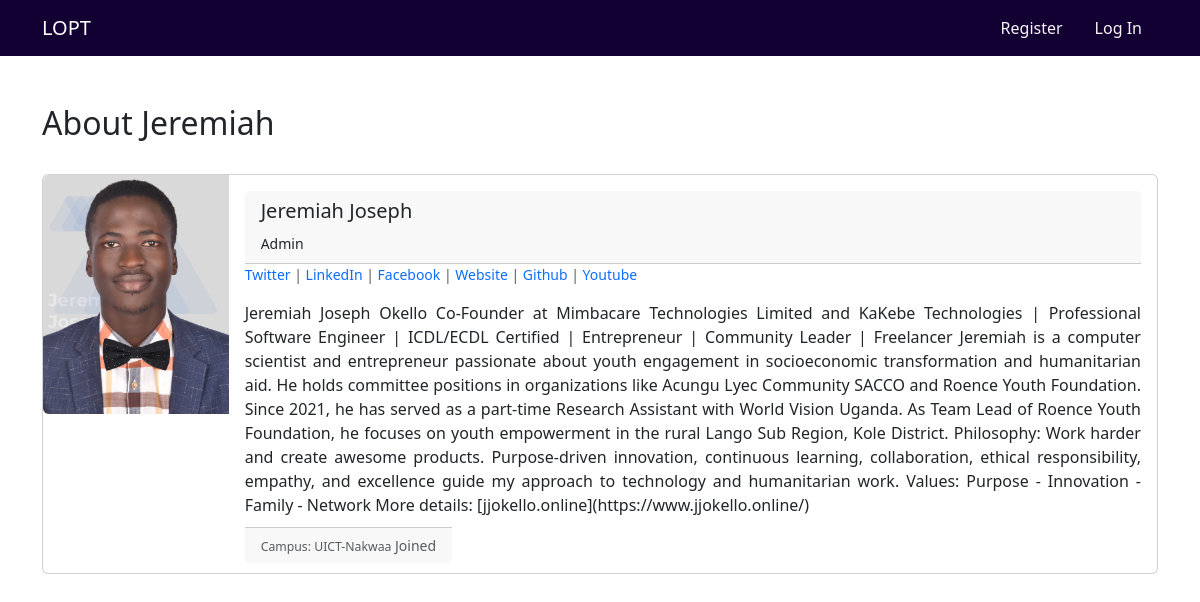
/members/1/profile/, run on the app's committed database.
### theblog/models.py (models this page shows, shortened)
class Profile(models.Model):
    user = models.OneToOneField(User, null=True, on_delete= models.CASCADE)
    campus_name = models.CharField(max_length=255, null=True, blank=True)
    bio = models.TextField(null=True, blank=True, default="Bio")
    profile_pic = models.ImageField(null=True, blank=True, upload_to="images/profile/", default="images/profile/default_profile.png")
    linkedin_url = models.CharField(max_length=255, null=True, blank=True)
    twitter_url = models.CharField(max_length=255, null=True, blank=True)
    facebook_url = models.CharField(max_length=255, null=True, blank=True)
    website_url = models.CharField(max_length=255, null=True, blank=True)
    github_url = models.CharField(max_length=255, null=True, blank=True)
    youtube_url = models.CharField(max_length=255, null=True, blank=True)
    def __str__(self):
        return str(self.user)

### members/views.py (the view)
# urls.py: path('<int:pk>/profile/', ShowProfilePageView.as_view(), name='show_profile_page'),
class ShowProfilePageView(DetailView):
    model = Profile
    template_name="registration/user_profile.html"
    def get_context_data(self, *args, **kwargs):
        user = Profile.objects.all()
        context = super(ShowProfilePageView, self).get_context_data(*args, **kwargs)
        page_user = get_object_or_404(Profile, id=self.kwargs['pk'])
        context = super().get_context_data(**kwargs)
        context["page_user"] = page_user
        return context

### members/templates/registration/user_profile.html (shortened to what this page needs)
{% extends 'base.html' %}
{% load static %}
{% block content %}
<h2>About {{page_user.user.first_name}}</h2>
<div class="card mb-3" >
    <div id="#" class="row g-0">
        <div id="#" class="col-md-2">
            <center>
                {% if page_user.profile_pic %}
                <img  src="{{ page_user.profile_pic.url }}" class="img-fluid rounded-start" alt="author dp">
              {% else %}
              {% comment %} static/theblog/images/default_profile.png {% endcomment %}
                 <img src="{% static 'static/theblog/images/default_profile.png' %}" class="img-fluid rounded-start" alt="author dp">
              {% endif %}</center>
        </div>
      <div class="col-md-10">
        <div class="card-body">
            <div class="card-header">
                <h5 class="card-title">{{page_user.user.first_name }} {{page_user.user.last_name}} </h5>
                <small> {{ page_user }}</small>
              </div>
                <p class="small text-muted">
                {% if page_user.twitter_url %}     {% comment %} for if user profile has a twitter linke, then open it {% endcomment %}
                        <a href="{{ page_user.twitter_url }}" style="text-decoration:none;">Twitter</a> |
                    {% endif %}
                    {% if page_user.linkedin_url %}
                        <a href="{{ page_user.linkedin_url }}" style="text-decoration:none;">LinkedIn</a>  |
                    {% endif %}
                    {% if page_user.facebook_url %}
                        <a href="{{ page_user.facebook_url }}" style="text-decoration:none;">Facebook</a> |
                    {% endif %}
                    {% if page_user.website_url %}
                        <a href="{{ page_user.website_url }}" style="text-decoration:none;">Website</a> |
                    {% endif %}
                    {% if page_user.github_url %}
                        <a href="{{ page_user.github_url }}" style="text-decoration:none;">Github</a> |
                    {% endif %}
                    {% if page_user.youtube_url %}
                        <a href="{{ page_user.youtube_url }}" style="text-decoration:none;">Youtube</a>
                    {% endif %}
                </p>
                <p class="card-text">{{ page_user.bio }}</p>
                <p class="card-text">
                    <small class="card-footer text-body-secondary">
                        <small> Campus: {{page_user.campus_name }}</small>
                        Joined <small>{{user.date_joined}} </small>
                    </small>
                </p>
            </div>
        </div>
    </div>
  </div>
{% endblock %}

### data on the page
Profile: user.first_name "Jeremiah", profile_pic (picture), user.last_name "Joseph", user.username "Admin", bio "Jeremiah Joseph Okello Co-Founder at Mimbacare Technologies Limited and KaKebe Technologies | Professional Software Engineer | ICDL/ECDL Certified | Entrepreneur | Community Leader | Freelancer Jeremiah is a computer scientist and entrepreneur passionate about youth engagement in socioeconomic transformation and humanitarian aid. He holds committee positions in organizations like Acungu Lyec Community SACCO and Roence Youth Foundation. Since 2021, he has served as a part-time Research Assistant with World Vision Uganda. As Team Lead of Roence Youth Foundation, he focuses on youth empowerment in the rural Lango Sub Region, Kole District. Philosophy: Work harder and create awesome products.…", campus_name "UICT-Nakwaa"
